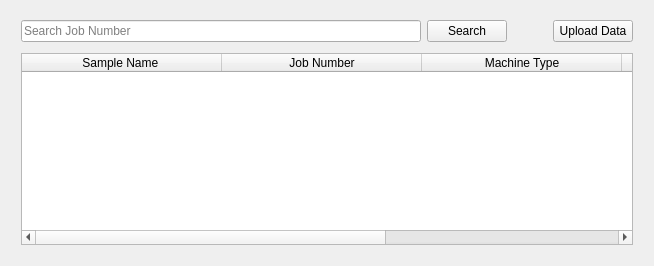
             <widget class="QWidget" name="icpHistory">
              <attribute name="title">
               <string>History</string>
              </attribute>
              <layout class="QVBoxLayout" name="verticalLayout_20">
               <property name="leftMargin">
                <number>12</number>
               </property>
               <property name="rightMargin">
                <number>12</number>
               </property>
               <property name="bottomMargin">
                <number>12</number>
               </property>
               <item>
                <widget class="QWidget" name="icpData" native="true">
                 <property name="minimumSize">
                  <size>
                   <width>0</width>
                   <height>100</height>
                  </size>
                 </property>
                 <property name="styleSheet">
                  <string notr="true"/>
                 </property>
                 <layout class="QVBoxLayout" name="verticalLayout_28">
                  <item>
                   <widget class="QWidget" name="icpSearchBar" native="true">
                    <property name="minimumSize">
                     <size>
                      <width>0</width>
                      <height>0</height>
                     </size>
                    </property>
                    <property name="styleSheet">
                     <string notr="true"/>
                    </property>
                    <layout class="QHBoxLayout" name="horizontalLayout_24">
                     <property name="leftMargin">
                      <number>0</number>
                     </property>
                     <property name="topMargin">
                      <number>0</number>
                     </property>
                     <property name="rightMargin">
                      <number>0</number>
                     </property>
                     <property name="bottomMargin">
                      <number>5</number>
                     </property>
                     <item>
                      <widget class="QLineEdit" name="icpSearchInput">
                       <property name="minimumSize">
                        <size>
                         <width>400</width>
                         <height>0</height>
                        </size>
                       </property>
                       <property name="placeholderText">
                        <string>Search Job Number</string>
                       </property>
                      </widget>
                     </item>
                     <item>
                      <widget class="QPushButton" name="icpSearchBtn">
                       <property name="text">
                        <string>Search</string>
                       </property>
                      </widget>
                     </item>
                     <item>
                      <spacer name="horizontalSpacer_10">
                       <property name="orientation">
                        <enum>Qt::Horizontal</enum>
                       </property>
                       <property name="sizeHint" stdset="0">
                        <size>
                         <width>40</width>
                         <height>20</height>
                        </size>
                       </property>
                      </spacer>
                     </item>
                     <item>
                      <widget class="QPushButton" name="icpUploadBtn">
                       <property name="text">
                        <string>Upload Data</string>
                       </property>
                      </widget>
                     </item>
                    </layout>
                   </widget>
                  </item>
                  <item>
                   <widget class="QTableWidget" name="icpTable">
                    <attribute name="horizontalHeaderCascadingSectionResizes">
                     <bool>true</bool>
                    </attribute>
                    <attribute name="horizontalHeaderDefaultSectionSize">
                     <number>200</number>
                    </attribute>
                    <attribute name="horizontalHeaderShowSortIndicator" stdset="0">
                     <bool>false</bool>
                    </attribute>
                    <attribute name="horizontalHeaderStretchLastSection">
                     <bool>false</bool>
                    </attribute>
                    <attribute name="verticalHeaderVisible">
                     <bool>false</bool>
                    </attribute>
                    <attribute name="verticalHeaderCascadingSectionResizes">
                     <bool>false</bool>
                    </attribute>
                    <attribute name="verticalHeaderShowSortIndicator" stdset="0">
                     <bool>false</bool>
                    </attribute>
                    <attribute name="verticalHeaderStretchLastSection">
                     <bool>false</bool>
                    </attribute>
                    <column>
                     <property name="text">
                      <string>Sample Name </string>
                     </property>
                    </column>
                    <column>
                     <property name="text">
                      <string>Job Number</string>
                     </property>
                    </column>
                    <column>
                     <property name="text">
                      <string>Machine Type</string>
                     </property>
                    </column>
                    <column>
                     <property name="text">
                      <string>File Location </string>
                     </property>
                    </column>
                    <column>
                     <property name="text">
                      <string>Upload Date </string>
                     </property>
                    </column>
                   </widget>
                  </item>
                 </layout>
                </widget>
               </item>
              </layout>
             </widget>
